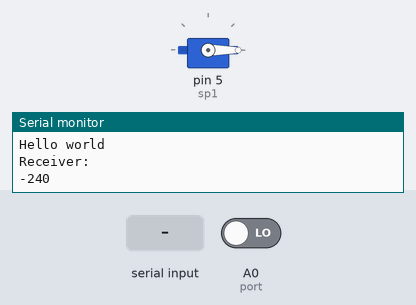
Bench run of a sketch on a simulated Arduino Uno, built with avr-gcc and run on an emulated ATmega328P. On the bench: servo, the last lines printed to the serial monitor. The inputs (shaded band) are chosen by the test bench; at power-on: A0 (port) LOW.

Above: at 7.5 s.
7.6 s: byte 30 received over Serial
At 8.6 s:
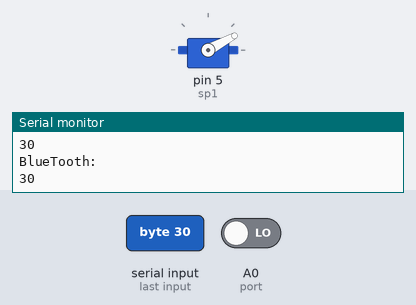
9.4 s: byte 90 received over Serial
At 10.6 s:
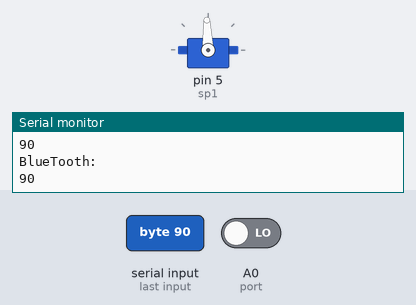
10.9 s: byte 120 received over Serial
At 11.8 s:
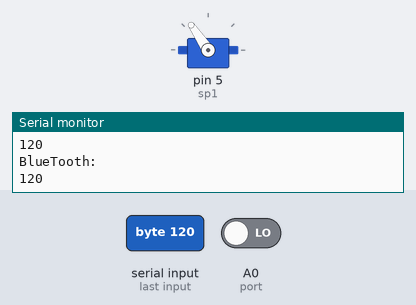
Timing chart, 0 to 13.9 s (numbered marks = the images above; inputs shaded):
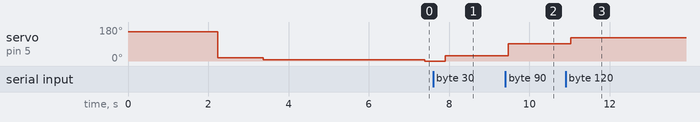

The sketch:

BlueServoElectricDemo.ino
```cpp
#include<Servo.h>

int sp1 = 5;
int val;
int val1;
int myangle1;
int port = A0;
int bspl = 0;

Servo servo;

void servopulse(int sp1 , int val1) {
  myangle1 = map(val1, 0, 180, 500, 2480);
  servo.write(myangle1);
  delay(20 - val1 / 1000);
}

void setup() {
  servo.attach(sp1);
  Serial.begin(9600);
  Serial.println("servu=o_seral_simple ready");
  pinMode(port , INPUT);

  for (int i = 0; i <= 110 ; ++i) {
    servopulse(sp1 , 150);
  }

  for (int i = 0 ; i <= 55; ++i) {
    servopulse(sp1 , 20);
  }

  for (int i = 0 ; i < 150 ; ++i) {
    servopulse(sp1 , 10);
  }
  Serial.println("Hello world");
}

void loop() {
  if (Serial.available()) {
    bspl = Serial.read();
  }

  if (bspl != 0) {
    Serial.println("BlueTooth:");
    Serial.println(bspl, DEC);
    servopulse(sp1, bspl);
  } else {
    int dur = pulseIn(port , HIGH);
    dur = (dur - 960) / 4;

    Serial.println("Receiver:");
    Serial.println(dur, DEC);
    Serial.println();
    servopulse(sp1, dur);
  }
  delay(500);
}
```

Measured:
- after the input at 7.6 s, servo on pin 5 (sp1): 0° → 28° after 0.31 s
- after the input at 9.4 s, servo on pin 5 (sp1): 28° → 92° after 0.07 s
- after the input at 10.9 s, servo on pin 5 (sp1): 92° → 124° after 0.13 s
